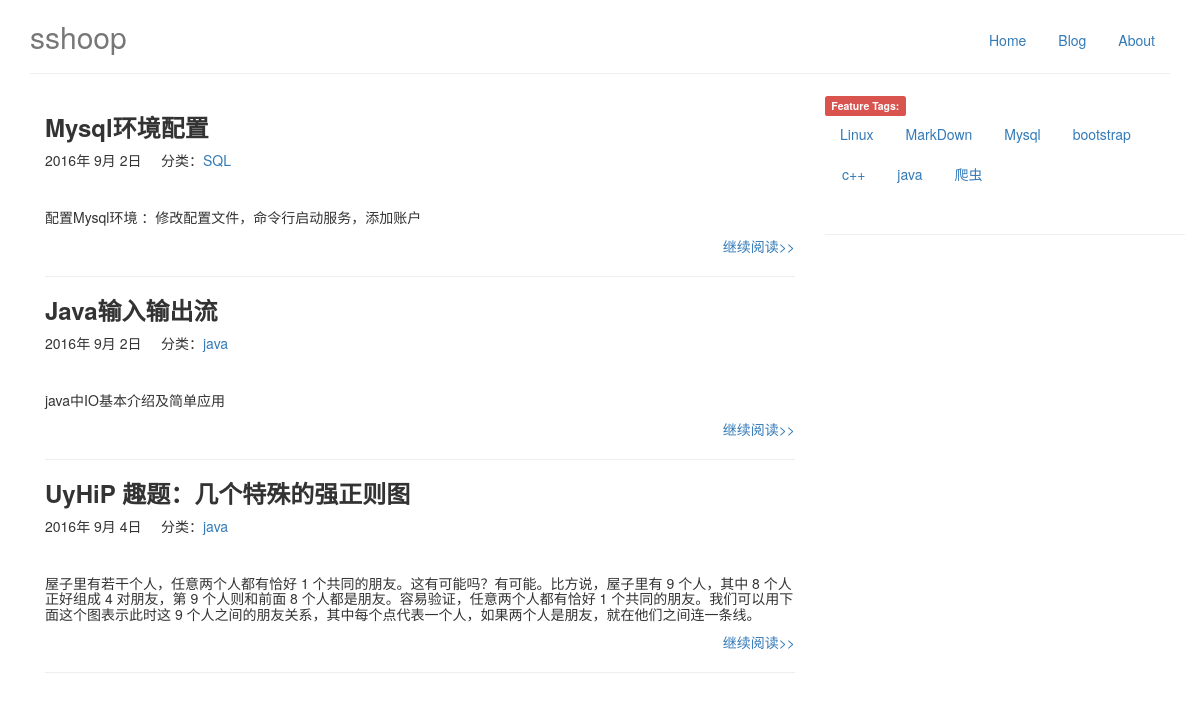
/blog/, run on an earlier commit of the app's database.
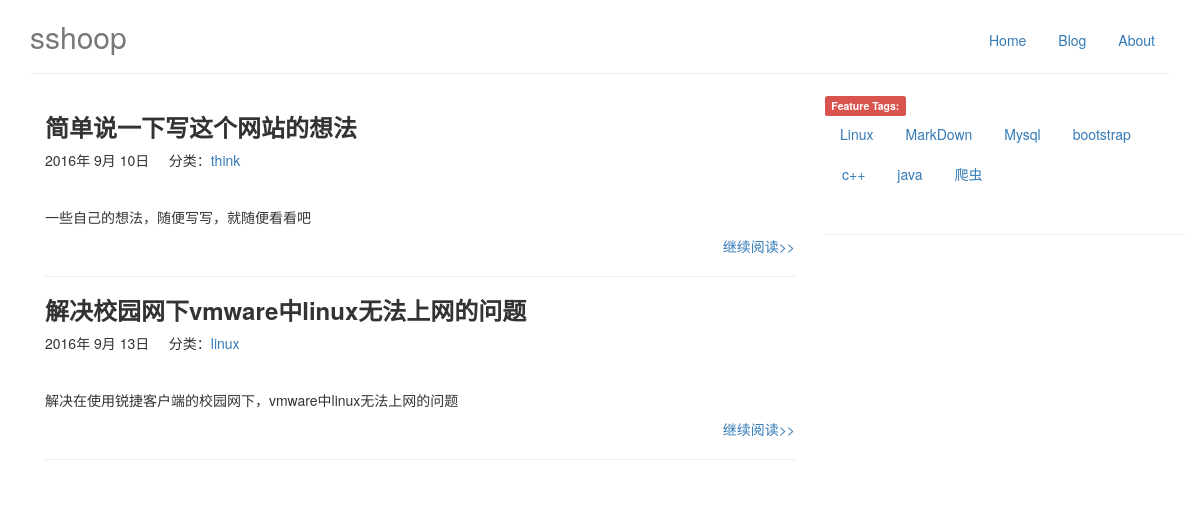
And on a later commit of the database.
### blog/models.py (models this page shows, shortened)
class Article(models.Model):
    STATUS_CHOICES = (
        ('d', '草稿'),
        ('p', '发布'),
    )
    article_title = models.CharField(u'标题', max_length=50)
    article_text = models.TextField(u'正文', help_text='支持MarkDown语法')
    article_abstract = models.TextField(u'摘要', help_text='支持MarkDown语法')
    article_create_time = models.DateTimeField(u'创建时间', auto_now_add=True)
    article_change_time = models.DateTimeField(u'修改时间', auto_now=True)
    article_status = models.CharField('文章状态', max_length=1, choices=STATUS_CHOICES)
    article_index = models.BooleanField(u'首页', default=False)
    article_views = models.PositiveIntegerField(u'浏览量', default=0)
    article_likes = models.PositiveIntegerField(u'点赞数', default=0)
    article_category = models.ForeignKey('Category', verbose_name='分类')
    article_tag = models.ManyToManyField('Tag', verbose_name='标签', blank=True,)

class Category(models.Model):
    category_name = models.CharField(u'类名', max_length=20)
    category_create_time = models.DateTimeField(u'创建时间', auto_now_add=True)
    category_change_time = models.DateTimeField(u'修改时间', auto_now=True)
    def __str__(self):
        return self.category_name

class Tag(models.Model):
    tag_name = models.CharField(u'标签名', max_length=20)
    tag_create_time = models.DateTimeField(u'创建时间', auto_now_add=True)
    tag_change_time = models.DateTimeField(u'修改时间', auto_now=True)

### blog/views.py (the view)
class IndexView(ListView):
    template_name = 'blog/blog_index.html'
    context_object_name = 'article_list'
    def get_queryset(self):
        article_list = Article.objects.filter(article_index='True', article_status='p')
        '''
        for article in article_list:
            article.article_title = markdown2.markdown(article.article_title)
        '''
        return article_list
    def get_context_data(self, **kwargs):
        kwargs['category_list'] = Category.objects.all().order_by('category_name')
        kwargs['tag_list'] = Tag.objects.all().order_by('tag_name')
        kwargs['span_list'] = ['default', 'primary', 'success', 'info', 'warning', 'danger']
        return super(IndexView, self).get_context_data(**kwargs)

### blog/templates/blog/blog_index.html (shortened to what this page needs)
{% extends 'base.html' %}
{% block context %}
<div class="container">
    <div class="row">
        <div class="col-md-8">
            {% block article %}
                {% for article in article_list %}
                    <h3 class="thick">{{ article.article_title }}</h3>
                    <p class="text-left">
                        {{ article.article_create_time.year}}年
                        {{ article.article_create_time.month}}月
                        {{ article.article_create_time.day}}日
                        &nbsp;&nbsp;&nbsp;&nbsp;分类：<a href="{% url 'blog:category' article.article_category.id %}">{{ article.article_category }}</a>
                    </p>
                    <br/>
                    <h5 class="blog-post-title">{{ article.article_abstract |safe }}</h5>
                    <a href="{% url 'blog:detail' article.pk %}">
                        <p class="text-right">继续阅读>></p>
                    </a>
                    <hr />
                {% endfor %}
            {% endblock %}
        </div>
        <div class="col-md-4">
            {% block tag %}
                <span class="label label-danger">Feature Tags:</span>
                <ul class="nav nav-pills" role="tablist">
                    {% for tag in tag_list %}
                        <li role="presentation">
                            <a href="{% url 'blog:tag' tag.pk %}">{{ tag.tag_name }}</a>
                        </li>
                    {% endfor %}
                </ul>
                <br />
                <hr />
            {% endblock %}
        </div>
    </div>
</div>
{% endblock %}

### blog/templates/base.html (shortened to what this page needs)
<!DOCTYPE html>
{% load staticfiles %}
<html lang="zh-CN">
  <head>
    <link rel="stylesheet" href="{% static 'blog/css/bootstrap.css' %}">
    <link rel="stylesheet" href="{% static 'blog/css/colorful.css' %}">
    <link rel="stylesheet" href="{% static 'blog/css/font-awesome.min.css' %}">
  </head>
  <body>
    <div class="container">
      <div class="header ">
        <nav>
          <ul class="nav nav-pills pull-right">
            <li role="presentation"><a href="{% url 'home' %}">Home</a></li>
            <li role="presentation"><a href="{% url 'blog:index' %}">Blog</a></li>
            <li role="presentation"><a href="#">About</a></li>
          </ul>
        </nav>
        <h2 class="text-muted">sshoop</h2>
      </div>
      <hr />
      {% block context %}
      {% endblock %}
    </div>
  </body>
</html>

### blog/templates/blog/blog_index.html (style rules this page uses)
h3.thick { font-weight: bold }

What changed in the data, as far as the page shows it:
removed Article: article_title "Mysql环境配置", article_create_time.year "2016", article_create_time.month "9", article_create_time.day "2", article_category "SQL", article_abstract "配置Mysql环境 ：修改配置文件，命令行启动服务，添加账户"
removed Article: article_title "Java输入输出流", article_create_time.year "2016", article_create_time.month "9", article_create_time.day "2", article_category "java", article_abstract "java中IO基本介绍及简单应用"
removed Article: article_title "UyHiP 趣题：几个特殊的强正则图", article_create_time.year "2016", article_create_time.month "9", article_create_time.day "4", article_category "java", article_abstract "屋子里有若干个人，任意两个人都有恰好 1 个共同的朋友。这有可能吗？有可能。比方说，屋子里有 9 个人，其中 8 个人正好组成 4 对朋友，第 9 个人则和前面 8 个人都是朋友。容易验证，任意两个人都有恰好 1 个共同的朋友。我们可以用下面这个图表示此时这 9 个人之间的朋友关系，其中每个点代表一个人，如果两个人是朋友，就在他们之间连一条线。"
added Article: article_title "简单说一下写这个网站的想法", article_create_time.year "2016", article_create_time.month "9", article_create_time.day "10", article_category "think", article_abstract "一些自己的想法，随便写写，就随便看看吧"
added Article: article_title "解决校园网下vmware中linux无法上网的问题", article_create_time.year "2016", article_create_time.month "9", article_create_time.day "13", article_category "linux", article_abstract "解决在使用锐捷客户端的校园网下，vmware中linux无法上网的问题"
